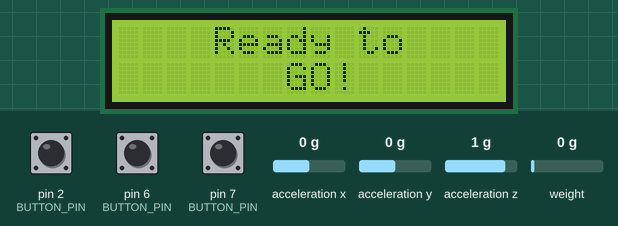
The sketch below on a simulated Arduino Uno, built with avr-gcc and run on an emulated ATmega328P. On the bench: 16×2 character LCD. Wiring (inferred from the names in the program): ADXL345 accelerometer at I2C address 0x53. Inputs (shaded band) come from the test bench; at power-on: pin 6 (BUTTON_PIN) LOW, pin 2 (BUTTON_PIN) LOW, pin 7 (BUTTON_PIN) LOW, weight on the scale 0 g, acceleration x 0 g, acceleration y 0 g, acceleration z 1 g. What the sketch prints to the serial monitor is not drawn.

Above: at 3.7 s.
3.8 s: pin 6 (BUTTON_PIN) pulled HIGH for 0.15 s
At 5.3 s:
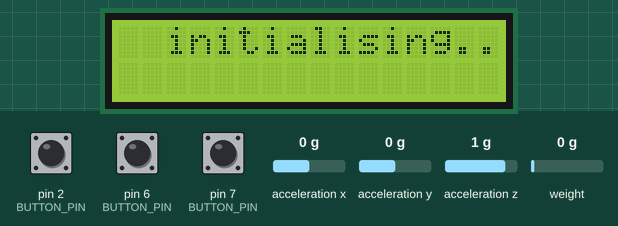
6.9 s: pin 2 (BUTTON_PIN) pulled HIGH for 1 s
At 7.2 s:
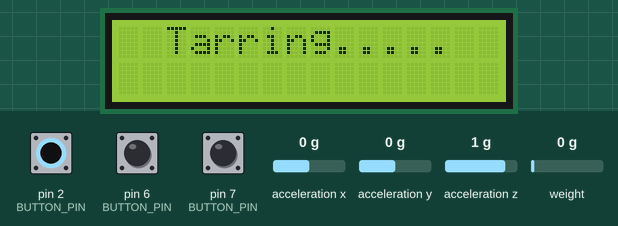
9.4 s: pin 7 (BUTTON_PIN) pulled HIGH for 0.15 s
At 9.9 s:
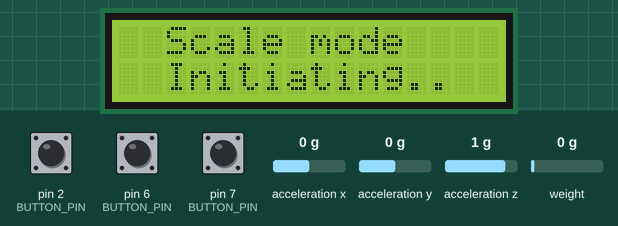
10.1 s: weight on the scale set to 100 g
At 10.75 s:
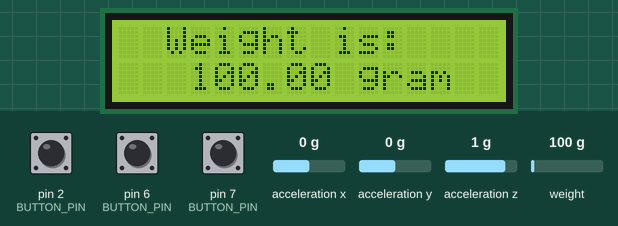
12.8 s: pin 2 (BUTTON_PIN) pulled HIGH for 0.15 s
At 13.2 s:
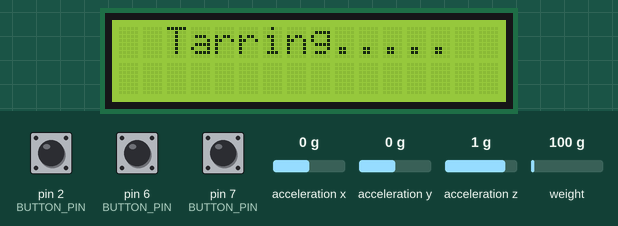
13.5 s: pin 7 (BUTTON_PIN) pulled HIGH for 3.2 s
At 14.3 s:
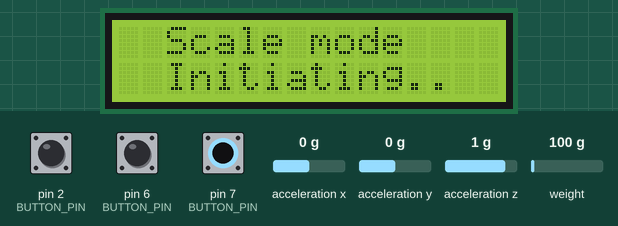
Timing chart, 0 to 16.5 s (numbered marks = the images above; inputs shaded):
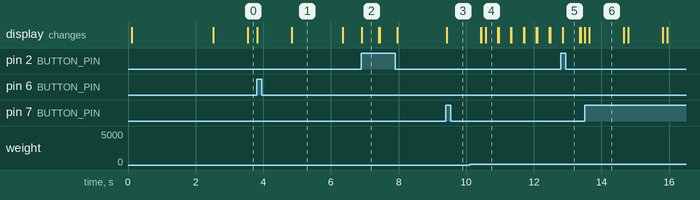

Measured:
- after the input at 3.8 s, the display: first changes at once (image 1 shows a later state)
- after the input at 6.9 s, the display: changes at once (image 2)
- after the input at 9.4 s, the display: changes at once (image 3)
- after the input at 12.8 s, the display: changes after 0.06 s (image 5)
- after the input at 13.5 s, the display: first differs from a run without the input after 0.14 s (image 6)
- what the display in image 1 shows lasts 1.6 s, from 4.8 s to 6.4 s
- what the display in image 2 shows lasts 0.5 s, from 6.9 s to 7.4 s

The sketch:

LoadCell_eindproject_groep_18.ino
```cpp
/*
   -------------------------------------------------------------------------------------
   HX711_ADC
   Arduino library for HX711 24-Bit Analog-to-Digital Converter for Weight Scales
   Olav Kallhovd sept2017

   modified for DEF2 20-10-2023 by Damien Wolda
   Added LCD display. Accelerometer and time measuring between 2 weight levels that change
   in time. and some buttons.
   -------------------------------------------------------------------------------------
*/

#include <HX711_ADC.h> // Loadcell library
#include <Wire.h> // wire library - used for I2C communication
#include <LiquidCrystal_I2C.h> //lcd library
#if defined(ESP8266)|| defined(ESP32) || defined(AVR)
#include <EEPROM.h>
#endif

//pins:
const int HX711_dout = 4; //mcu > HX711 dout pin
const int HX711_sck = 5; //mcu > HX711 sck pin
#define BUTTON_PIN 6 //pin for the reset button. pin 6
#define BUTTON_PIN 7 //button pin 3
#define BUTTON_PIN 2 //button pin 2
#define BUTTON_PIN 1 //button pin 1


//liquid crystal
LiquidCrystal_I2C lcd(0x27, 16, 2); //lcd adress + 16 chars 2 lines.

//accelerometer
int ADXL345 = 0x53; //I2C adress accelecometer
float X_out, Y_out, Z_out; // outputs of accelerometer

//HX711 constructor:
HX711_ADC LoadCell(HX711_dout, HX711_sck);

//variables
const int calVal_eepromAdress = 0;
unsigned long t = 0;
unsigned long t1 = 0;
unsigned long t2 = 0;
unsigned long t3 = 0;
unsigned long t4 = 0;
float roll,pitch,rollF,pitchF=0;
float actualmass = 0;
unsigned long scale = 0;
unsigned long measure = 0;
unsigned long eg = 0;


void setup() {
  Serial.begin(57600); delay(10);
  Serial.println();
  Serial.println("Starting...");

// LCD display setup :
  pinMode(BUTTON_PIN, INPUT);
  lcd.init();
  lcd.backlight();


// ===== accelerometer Off-set Calibration ========
  //X-axis
  Wire.beginTransmission(ADXL345);
  Wire.write(0x1E);  // X-axis offset register
  Wire.write(1);
  Wire.endTransmission();
  delay(10);
  //Y-axis
  Wire.beginTransmission(ADXL345);
  Wire.write(0x1F); // Y-axis offset register
  Wire.write(-2);
  Wire.endTransmission();
  delay(10);

  //Z-axis
  Wire.beginTransmission(ADXL345);
  Wire.write(0x20); // Z-axis offset register
  Wire.write(-7);
  Wire.endTransmission();
  delay(10);
//accelerometer setup :

  Wire.begin(); // Begin wire library
  // Set ADXL345 in measuring mode
  Wire.beginTransmission(ADXL345); // Start communicating with the device
  Wire.write(0x2D); // Access/ talk to POWER_CTL Register - 0x2D
  // Enable measurement
  Wire.write(8); // (8dec -> 0000 1000 binary) Bit D3 High for measuring enable
  Wire.endTransmission();


// Loadcell setup :
  LoadCell.begin();
  //LoadCell.setReverseOutput(); //uncomment to turn a negative output value to positive
  float calibrationValue; // calibration value (see example file "Calibration.ino")
  calibrationValue = 696.0; // uncomment this if you want to set the calibration value in the sketch
#if defined(ESP8266)|| defined(ESP32)
  //EEPROM.begin(512); // uncomment this if you use ESP8266/ESP32 and want to fetch the calibration value from eeprom
#endif
  EEPROM.get(calVal_eepromAdress, calibrationValue); // uncomment this if you want to fetch the calibration value from eeprom

  unsigned long stabilizingtime = 2000; // preciscion right after power-up can be improved by adding a few seconds of stabilizing time
  boolean _tare = true; //set this to false if you don't want tare to be performed in the next step
  LoadCell.start(stabilizingtime, _tare);
  if (LoadCell.getTareTimeoutFlag()) {
    Serial.println("Timeout, check MCU>HX711 wiring and pin designations");
    while (1);
  }
  else {
    LoadCell.setCalFactor(calibrationValue); // set calibration value (float)
    Serial.println("Startup is complete");
  }
}

void loop() {
  static boolean newDataReady = 0;
  const int serialPrintInterval = 0; //increase value to slow down serial print activity


   // ===== Read acceleromter data ====== //

  Wire.beginTransmission(ADXL345);
  Wire.write(0x32); // Start with register 0x32 (ACCEL_XOUT_H)
  Wire.endTransmission(false);
  Wire.requestFrom(ADXL345, 6, true); // Read 6 registers total, each axis value is stored in 2 registers
  X_out = ( Wire.read()| Wire.read() << 8); // X-axis value
  X_out = X_out/256; //For a range of +-2g, we need to divide the raw values by 256, according to the datasheet
  Y_out = ( Wire.read()| Wire.read() << 8); // Y-axis value
  Y_out = Y_out/256;
  Z_out = ( Wire.read()| Wire.read() << 8); // Z-axis value
  Z_out = Z_out/256;

  //Serial.print("Xa= ");
  //Serial.print(X_out);
  //Serial.print("   Ya= ");
  ///Serial.print(Y_out);
  //Serial.print("   Za= ");
  ////Serial.println(Z_out);
  //delay(500);

  // Calculate Roll and Pitch (rotation around X-axis, rotation around Y-axis)
  roll = atan(Y_out / sqrt(pow(X_out, 2) + pow(Z_out, 2)));
  pitch = atan(-1 * X_out / sqrt(pow(Y_out, 2) + pow(Z_out, 2)));

// ===== calculating actual mass taking into acount the angle ===== //
  actualmass = LoadCell.getData() / cos(roll);
  //Serial.print("   roll=  ");
  //Serial.print(roll);
  Serial.println("Loadcell mass");
  Serial.print(LoadCell.getData());
  Serial.println("Actual mass = ");
  Serial.print(actualmass);

  // =======  check for new data/start next conversion for loadcell: ===== //
  if (LoadCell.update()) newDataReady = true;

  if (scale == 0 && measure == 0){
    lcd.clear();
    lcd.setCursor(2,0);
    lcd.print("Starting up...");
    delay(1000);
    lcd.clear();
    measure = 1;
  }


    // =====  Button to reset the values and restart measuring and turning off scale mode ====== //
  if (digitalRead(6) == HIGH){ // button to reset all things ;)
    t1 = 0;
    t2 = 0;
    t3 = 0;
    t4 = 0;
    scale = 0;
    measure = 1;
    lcd.clear();
    lcd.setCursor(2,0);
    lcd.print("Reset button");
    lcd.setCursor(4,1);
    lcd.print("Pressed!");
    Serial.print("Reset button pressed");
    delay(1000);
    lcd.clear();
    lcd.setCursor(2,0);
    lcd.print("initialising..");
    delay(1500);
    lcd.clear();
    lcd.setCursor(4,0);
    lcd.print("Ready to");
    lcd.setCursor(7,1);
    lcd.print("GO!");
  }


//  =======setting mode to scale and turning off measuring ========//
  if (digitalRead(7) == HIGH){
    scale = 1;
    measure = 0;
    lcd.clear();
    lcd.setCursor(2,0);
    lcd.print("Scale mode");
    lcd.setCursor(2,1);
    lcd.print("Initiating..");
    delay(1000);
    lcd.clear();
    }

  // get smoothed value from the dataset:
  if (newDataReady) {
    if (millis() > t + serialPrintInterval && scale == 1) { // only print the gram value if scale mode is turned on (works only with the accelerometer. To use only loadcell print i instead). //
      float i =LoadCell.getData();
      //Serial.print("Load_cell output val: ");
      //Serial.println(i);
      //lcd.clear();
      lcd.setCursor(2,0);
      lcd.print("Weight is:");
      lcd.setCursor(3,1);
      lcd.print(actualmass);  //print either i for only loadcell or actualmass for loadcell + accelerometer
      lcd.print(" gram");
      delay(100);
      lcd.clear();

      }


      // =====  Loadcell + measuring the time and printing it on the lcd monitor ==== //

   if (measure == 1){   // only execute the following code when the mode is measuring mode //

      if (t4 == 0){ //Only execute this when the time for drinking hasnt been measured yet.
        if (t1 == 0 && t2 == 0){
        lcd.setCursor(4,0); //Message displayed on lcd screen
        lcd.print("Ready to");
        lcd.setCursor(7,1);
        lcd.print("GO!");
        }

      if (actualmass >= 620) { //Check for when the bottle is full and on the loadcell.
        t1 = millis(); //time for bottle to start getting empty
        lcd.clear();
        lcd.setCursor(3,0);
        lcd.print("Measuring..");
        lcd.setCursor(4,1);
        lcd.print("Drink!!");
        //Serial.print(t1); //print the time when the bottle starts to get empty
      }
      if (actualmass <= 85 && t1 != 0 && t4 == 0) { //If the bottle was full and the bottle is now empty. check the time
        t2 = millis(); //time for bottle when empty
        //Serial.print(t2); //print the time when bottle is empty
      }
      if (t2 != 0 && t4 == 0){ // If the empty bottle measurement after drinking is done. Execute the following
        t3 = (t2-t1); // checking the time between drinking
      //Serial.print("Time to drink is:");
      //Serial.println(t3);
      //Serial.println("milliseconds");  //printing
      }
      }
      if (t3 != 0){ // If the measured drinking time isnt 0, delay and shut off the program or print on the lcd monitor.
        lcd.clear();
        lcd.setCursor(3,0);
        lcd.print("Calculating..");
        delay(1000);
        t4 = t3;
        t3 = 0;
      // Here should be line fore the lcd monitor printing :)
      }
      if(t4 != 0){
        Serial.println("Time is:");
        lcd.clear();
        lcd.setCursor(2,0);
        lcd.print("Time is:");
        lcd.setCursor(2,1);
        lcd.print(t4 /1000.0,3);
        lcd.setCursor(8,1);
        lcd.print("Seconds");
        Serial.println(t4/ 1000.0 , 3);
        Serial.print("Seconds"); //printing
        // there should be a line here for the lcd monitor
      }
      newDataReady = 0;
      t = millis();
    }
  }


  // receive command from serial terminal, send 't' to initiate tare operation:

  // ==== button 2 tare's the scale === //
    if (digitalRead(2) == HIGH){
      lcd.clear();
      lcd.setCursor(2,0);
      lcd.print("Tarring.....");
      delay(500);
      LoadCell.tareNoDelay();
      lcd.clear();
    }


  // check if last tare operation is complete:
  if (LoadCell.getTareStatus() == true) {
    Serial.println("Tare complete");
  }

}
```
